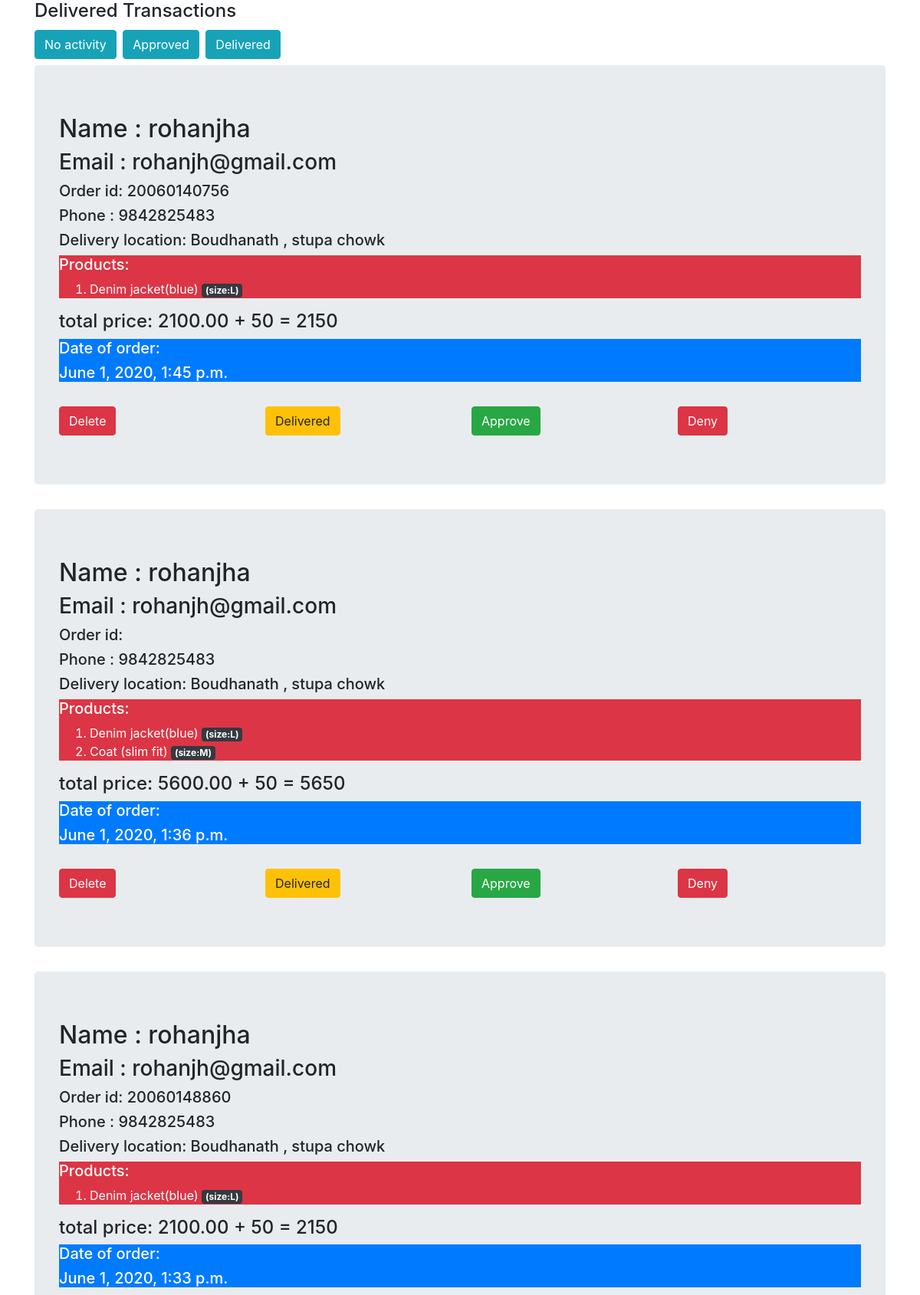
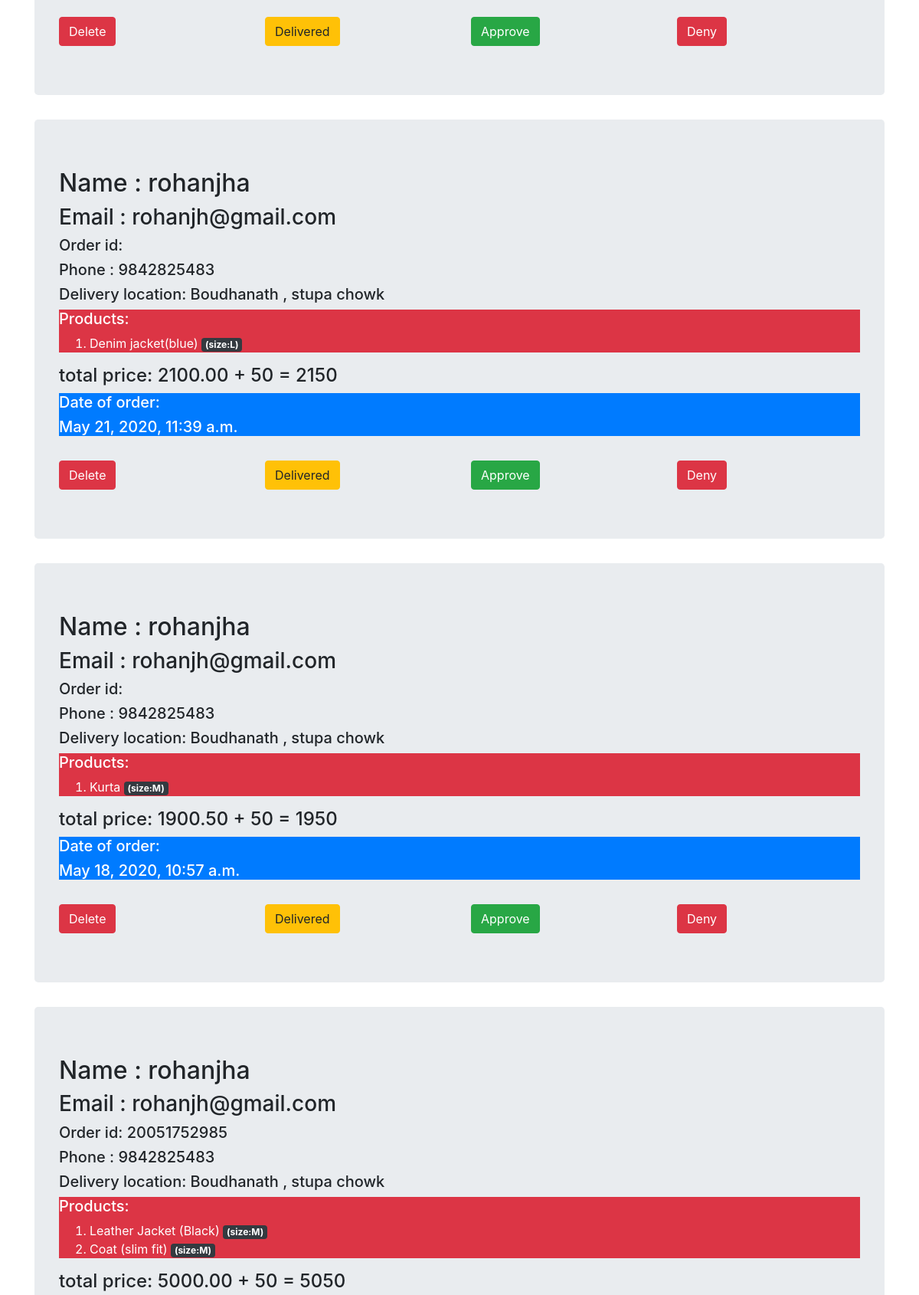
The page /transact_delivered/ (signed in, upper part) on the database its author committed (2 pictures, top to bottom).
### ShopApp/models.py (models this page shows, shortened)
class Transactions(models.Model):
    profile = models.ForeignKey(Profile, on_delete=models.CASCADE , related_name = 'transactions')
    order_id = models.CharField(max_length=120)
    ordered = models.OneToOneField(Order, on_delete=models.SET_NULL, null=True)
    order_quantity = models.IntegerField(blank=True, null=True)
    amount = models.DecimalField(max_digits=100, decimal_places=2)
    success = models.BooleanField(default=False)
    approved = models.BooleanField(default=False)
    transact_date = models.DateTimeField(default= timezone.now)
    class Meta:
        ordering = ['-transact_date']

class Profile(models.Model):
     user = models.OneToOneField(User, on_delete=models.CASCADE , blank=True,null=True)
     verify_email = models.EmailField(null=True , blank=True)
     phone = models.IntegerField(null=True)
     location = models.CharField(max_length=50, blank=True)
     address = models.CharField(max_length = 200, null=True , blank=True)
     street_address = models.CharField(max_length=200 , null=True , blank=True)

class OrderItem(models.Model):
    product = models.OneToOneField(Ad, on_delete=models.SET_NULL, null=True)
    is_ordered = models.BooleanField(default=False)
    selected_size = models.CharField(max_length=20,null=True , blank=True , default = 'None')
    date_added = models.DateTimeField(auto_now=True)
    date_ordered = models.DateTimeField(null=True)

class Ad(models.Model):
    id = models.UUIDField(primary_key=True, default=uuid.uuid4, editable=False)
    author = models.ForeignKey('auth.User' , on_delete = models.CASCADE , default='rohanjha')
    product_name = models.CharField(max_length=260)
    slug = AutoSlugField(populate_from='product_name')
    price = models.DecimalField(max_digits=15, decimal_places=2, default=0.0)
    discount_amount = models.IntegerField(blank=True , null=True , default = 0)
    description = models.TextField()
    product_brand = models.CharField(max_length=250 , default='None')
    sizes_available = models.CharField(max_length = 200 , default = 'XL L M')
    stock = models.IntegerField(max_length = 100 , default = 1 , blank = True , null = True)
    product_pic0 = models.ImageField(blank=True , null=True, upload_to = 'images/%Y/%m/%d/')
    product_pic1 = models.ImageField(blank=True , null=True, upload_to = 'images/%Y/%m/%d/')
    product_pic2 = models.ImageField(blank=True , null=True, upload_to = 'images/%Y/%m/%d/')
    product_pic3 = models.ImageField(blank=True , null=True, upload_to = 'images/%Y/%m/%d/')
    featured = models.BooleanField(default=False)
    active = models.BooleanField(default=True)
    category = models.ForeignKey('ShopApp.Category' , related_name='advertisements' , on_delete = models.CASCADE)
    subcategory = models.ForeignKey('ShopApp.SubCategory' , related_name='advertisements' , on_delete = models.CASCADE)
    published_date = models.DateTimeField(default=timezone.now)

class Order(models.Model):
    order_id = models.CharField(max_length=20)
    owner = models.ForeignKey(Profile , on_delete = models.CASCADE , null= True )
    items = models.ManyToManyField(OrderItem)
    is_ordered = models.BooleanField(default = False)
    date_ordered = models.DateTimeField(default = timezone.now)
    def get_cart_total(self):
        return sum([item.product.price for item in self.items.all()])

### ShopApp/views.py (the view)
# urls.py: path('transact_delivered/' , views.TransactionListViewDelivered, name="transact_delivered"),
@user_passes_test(lambda u: u.is_superuser)
def TransactionListViewDelivered(request):
    model = models.Transactions.objects.filter(success=True)
    request.session['activity'] = "Delivered Transactions"
    return render(request , "ShopApp/transactions_list.html" , context ={'transactions':model})

### ShopApp/templates/ShopApp/transactions_list.html
{% load static %}
{% load custom_actions %}
<html>
<head> <title> </title>
    <link rel="stylesheet" href="{% static "ShopApp/css/bootstrap.min.css" %}">
 </head>
<body>
<div class="container">
    <div class="row">
        <div class="col-12">
            <h4> {{ request.session.activity }} </h4>
           <h2>
           <a href="{% url "ShopApp:transact" %}" class="btn btn-info" >No activity</a>
           <a href="{% url "ShopApp:transact_approved" %}" class="btn btn-info" >Approved</a>
           <a href="{% url "ShopApp:transact_delivered" %}" class="btn btn-info" >Delivered</a>
           </h2>
        </div>
{% for i in transactions %}
    <div class="col-sm-12">
    <div class="jumbotron">
    <h2> Name : {{ i.profile.user.username }} </h2>
    <h3> Email : {{ i.profile.verify_email }} </h3>
    <h5> Order id: {{ i.order_id }} </h5>
    <h5> Phone : {{ i.profile.phone }} </h5>
    <h5> Delivery location: {{ i.profile.address }} , {{ i.profile.street_address }} </h5>
    <div class="btn-danger">
    <h5> Products: </h5>
    <ol>
        {% for items in i.ordered.items.all %}
            <li> <a href="{% url "ShopApp:detail" pk=items.product.pk %}" style="text-decoration:none;color:white;" > {{ items.product.product_name }}
                <div class="badge badge-dark">(size:{{ items.selected_size }}) </div>
                </a>
            </li>
        {% endfor %}
    </ol>
    </div>
    <h4>total price: {{ i.ordered.get_cart_total }} + 50 = {{ i.ordered.get_cart_total|add:'50' }} </h4>
        <div class="btn-primary"><h5>Date of order:</h5> <h5> {{ i.ordered.date_ordered }}</h5> </div>
        <br>
        <div class="row">
            <div class="col-3">
                <a href="{% url "ShopApp:delete_transaction_item" pk=i.pk %}" class="btn btn-danger">Delete</a>
            </div>
            <div class="col-3">
                <a href="{% url "ShopApp:delivered" pk=i.pk %}" class="btn btn-warning">Delivered</a>
            </div>
            <div class="col-3">
                <a href="{% url "ShopApp:approve_order" pk=i.pk %}" class="btn btn-success">Approve</a>
            </div>
            <div class="col-3">
                <a href="{% url "ShopApp:deny_order" pk=i.pk %}" class="btn btn-danger">Deny</a>
            </div>
        </div>
    </div>
    </div>
{% endfor %}
</div>
</div>
</body>
</html>

### rows shown on the page
Transactions: profile.user.username "rohanjha", profile.verify_email "rohanjh@gmail.com", order_id "20060140756", profile.phone "9842825483", profile.address "Boudhanath", profile.street_address "stupa chowk", ordered.get_cart_total "2100.00", ordered.get_cart_total|add "2150", ordered.date_ordered "June 1, 2020, 1:45 p.m."
OrderItem: product.product_name "Denim jacket(blue)", selected_size "L"
Transactions: profile.user.username "rohanjha", profile.verify_email "rohanjh@gmail.com", profile.phone "9842825483", profile.address "Boudhanath", profile.street_address "stupa chowk", ordered.get_cart_total "5600.00", ordered.get_cart_total|add "5650", ordered.date_ordered "June 1, 2020, 1:36 p.m."
OrderItem: product.product_name "Coat (slim fit)", selected_size "M"
Transactions: profile.user.username "rohanjha", profile.verify_email "rohanjh@gmail.com", order_id "20060148860", profile.phone "9842825483", profile.address "Boudhanath", profile.street_address "stupa chowk", ordered.get_cart_total "2100.00", ordered.get_cart_total|add "2150", ordered.date_ordered "June 1, 2020, 1:33 p.m."
Transactions: profile.user.username "rohanjha", profile.verify_email "rohanjh@gmail.com", profile.phone "9842825483", profile.address "Boudhanath", profile.street_address "stupa chowk", ordered.get_cart_total "2100.00", ordered.get_cart_total|add "2150", ordered.date_ordered "May 21, 2020, 11:39 a.m."
Transactions: profile.user.username "rohanjha", profile.verify_email "rohanjh@gmail.com", profile.phone "9842825483", profile.address "Boudhanath", profile.street_address "stupa chowk", ordered.get_cart_total "1900.50", ordered.get_cart_total|add "1950", ordered.date_ordered "May 18, 2020, 10:57 a.m."
OrderItem: product.product_name "Kurta", selected_size "M"
Transactions: profile.user.username "rohanjha", profile.verify_email "rohanjh@gmail.com", order_id "20051752985", profile.phone "9842825483", profile.address "Boudhanath", profile.street_address "stupa chowk", ordered.get_cart_total "5000.00", ordered.get_cart_total|add "5050"
OrderItem: product.product_name "Leather Jacket (Black)", selected_size "M"

### other values the page prints
{{ request.session.activity }} "Delivered Transactions"
